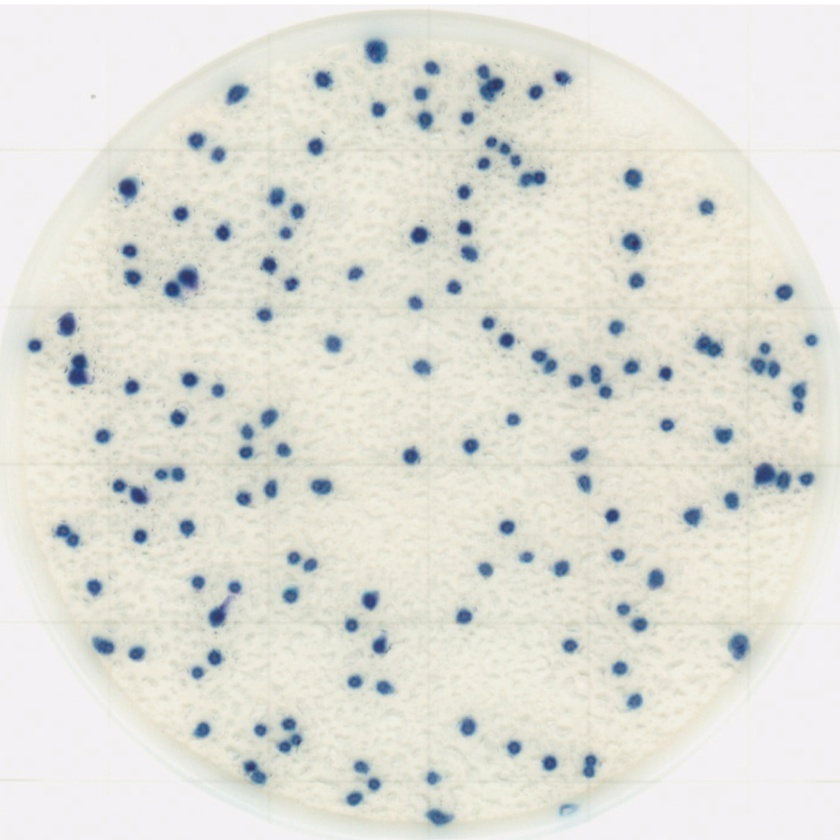
#> input picture sample/bakteri1.jpg, 840 x 840 px, shrunk from 2000 x 2000 before the run
$ python -i colony_counter.py   (imports and definitions only)
#> lines starting #> are read from the running program, lines starting #| are printed output that depends on the picture; after the words box and inside, x2 and y2 are one past the last pixel; in counts of white or black regions, pixels touching at a corner belong together
import cv2
import numpy as np
import matplotlib.pyplot as plt
from tkinter import Tk, filedialog, Button, Label
from tkinter import messagebox

# Fungsi untuk memproses gambar dan menghitung koloni
def count_colonies(image_path):
    # Membaca gambar
#> called with image_path = 'sample/bakteri1.jpg'
    image = cv2.imread(image_path)
#> image is the input picture: shape (840, 840, 3); mean B, G, R 216, 223.5, 223.2

    # Konversi gambar ke grayscale
    gray_image = cv2.cvtColor(image, cv2.COLOR_BGR2GRAY)
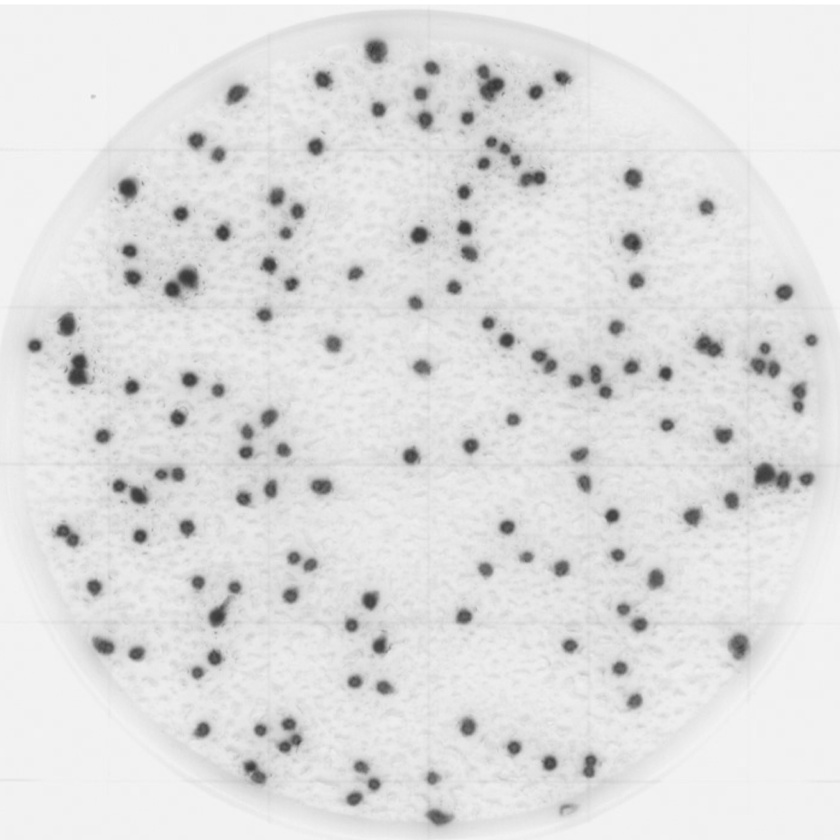
#> gray_image: shape (840, 840); min 54, max 255, mean 222.6

    # Mengurangi noise dengan Gaussian Blur
    blurred_image = cv2.GaussianBlur(gray_image, (11, 11), 0)

    # Thresholding untuk membuat gambar biner
    _, binary_image = cv2.threshold(blurred_image, 120, 255, cv2.THRESH_BINARY_INV)
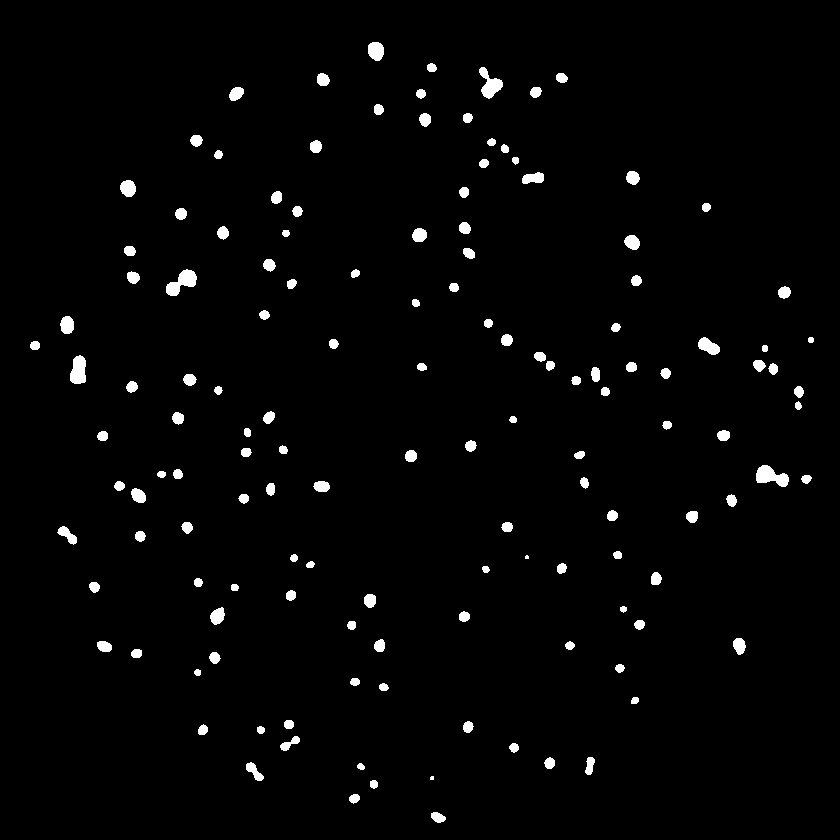
#> binary_image: shape (840, 840); 2% white; 139 white regions (2 under 20 px)

    # Mendeteksi kontur (koloni bakteri)
    contours, _ = cv2.findContours(binary_image, cv2.RETR_EXTERNAL, cv2.CHAIN_APPROX_SIMPLE)
#> contours = 139 contours, 2 with area under 20; largest, box (x1, y1, x2, y2) and area: (756, 465, 789, 487) 392, (166, 269, 197, 296) 391, (479, 67, 503, 99) 340, (70, 355, 86, 384) 335, (368, 42, 384, 61) 222

    # Menghitung jumlah koloni
    colony_count = len(contours)
#> colony_count = 139

    # Gambar kontur di atas gambar asli
    output_image = image.copy()

    # Menambahkan anotasi jumlah koloni di samping setiap kontur
    for i, contour in enumerate(contours):
        # Menghitung posisi titik pusat kontur
        M = cv2.moments(contour)
        if M["m00"] != 0:
            cX = int(M["m10"] / M["m00"])
            cY = int(M["m01"] / M["m00"])

            # # Menambahkan anotasi teks dengan ukuran dan ketebalan yang dapat disesuaikan
            # cv2.putText(output_image, str(i+1), (cX + 5, cY - 5),
            #             cv2.FONT_HERSHEY_SIMPLEX, 1, (255, 0, 0), 2, cv2.LINE_AA)

        # Gambar kontur di atas gambar output
        cv2.drawContours(output_image, [contour], -1, (0, 255, 0), 2)
#> this loop made 139 passes
#> (cX, cY) on passes 1 to 12: (437, 816), (354, 798), (373, 783), (431, 777), (360, 766), (254, 771), (589, 765), (549, 762), (513, 747), (289, 743), (260, 729), (202, 729)
#> cX on pass 100: 453
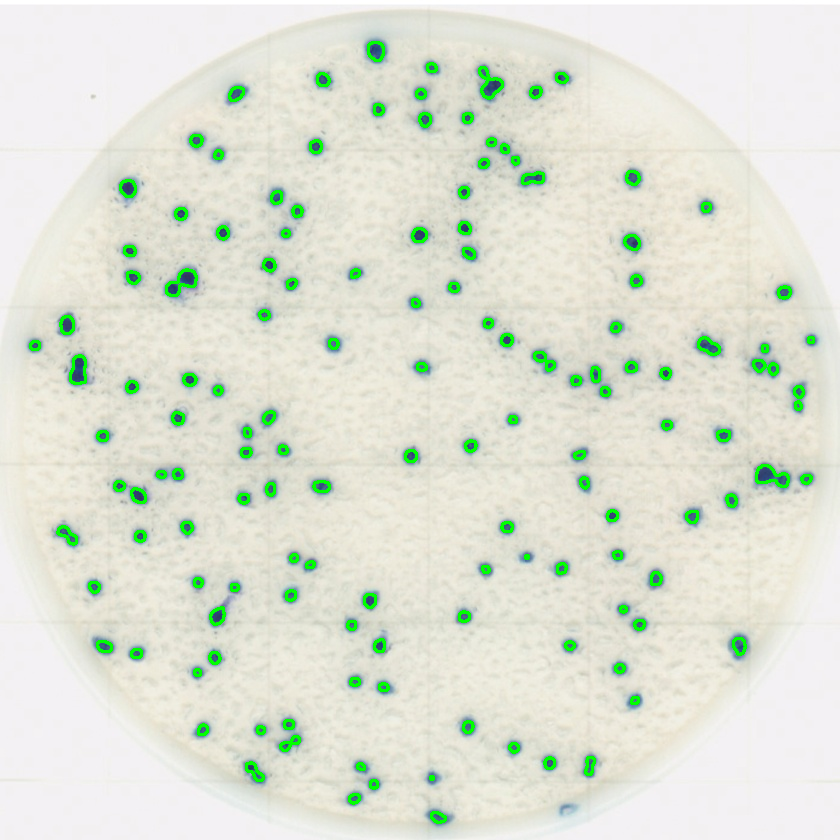
#> output_image: shape (840, 840, 3); 2.22% of pixels changed, all inside (x1, y1, x2, y2) = (29, 41, 815, 824)

    return colony_count, binary_image, output_image

# Fungsi untuk membuka dialog pemilihan gambar dan menghitung koloni
def open_file():
    # Membuka dialog untuk memilih file gambar
    file_path = filedialog.askopenfilename(title="Pilih Gambar", filetypes=[("Image Files", "*.jpg;*.jpeg;*.png")])

    if file_path:
        try:
            # Hitung koloni untuk gambar yang dipilih
            colony_count, binary_image, output_image = count_colonies(file_path)

            # Menampilkan hasil di console
            print(f"Jumlah koloni yang terdeteksi: {colony_count}")

            # Tampilkan gambar dengan hasil perhitungan
            plt.figure(figsize=(15, 7))

            # Judul untuk gambar hasil
            plt.title(f"Jumlah koloni yang terdeteksi: {colony_count}")
            plt.imshow(cv2.cvtColor(output_image, cv2.COLOR_BGR2RGB))
            plt.axis('off')
            plt.tight_layout()
            plt.show()
        except Exception as e:
            # Menampilkan pesan error jika ada masalah dengan pemrosesan gambar
            messagebox.showerror("Error", f"Gagal memproses gambar: {e}")
    else:
        messagebox.showwarning("Peringatan", "Tidak ada gambar yang dipilih!")

# Membuat jendela Tkinter
# [3 lines not run here, left out]

# Label instruksi
# [1 line that did not run here, left out]
# [1 line not run here, left out]

# Tombol untuk memilih gambar dan menghitung koloni
# [1 line that did not run here, left out]
# [4 lines not run here, left out]

>>> result = count_colonies('sample/bakteri1.jpg')

$ run again, on sample/bakteri2.jpg
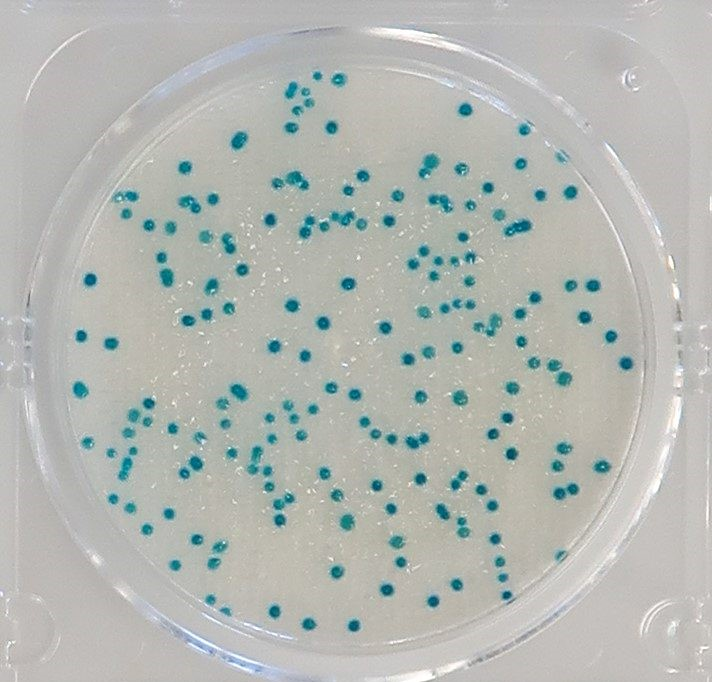
#> input picture sample/bakteri2.jpg, 712 x 682 px
#> in count_colonies, image is the input picture: shape (682, 712, 3); mean B, G, R 179, 183.3, 178.8
#> in count_colonies, `_, binary_image = cv2.threshold(blurred_image, 120, 255, cv2.THRESH_BI..`:
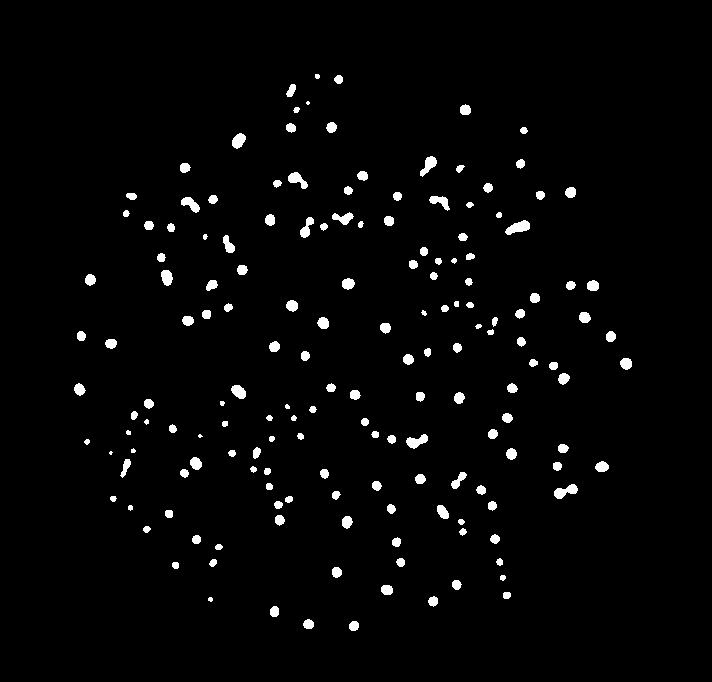
#> binary_image: shape (682, 712); 2.4% white; 165 white regions (4 under 20 px)
#> contours = 165 contours, 18 with area under 20; largest, box (x1, y1, x2, y2) and area: (505, 220, 530, 235) 192, (554, 484, 578, 499) 170, (406, 434, 428, 449) 158, (420, 156, 437, 177) 149, (288, 172, 308, 189) 148
#> colony_count = 165
#> the loop in count_colonies, `for i, contour in enumerate(contours):` made 165 passes
#> (cX, cY) on passes 1 to 8: (353, 625), (308, 623), (274, 611), (210, 598), (432, 600), (506, 594), (386, 589), (456, 584)
#> after the loop in count_colonies, `for i, contour in enumerate(contours):`:
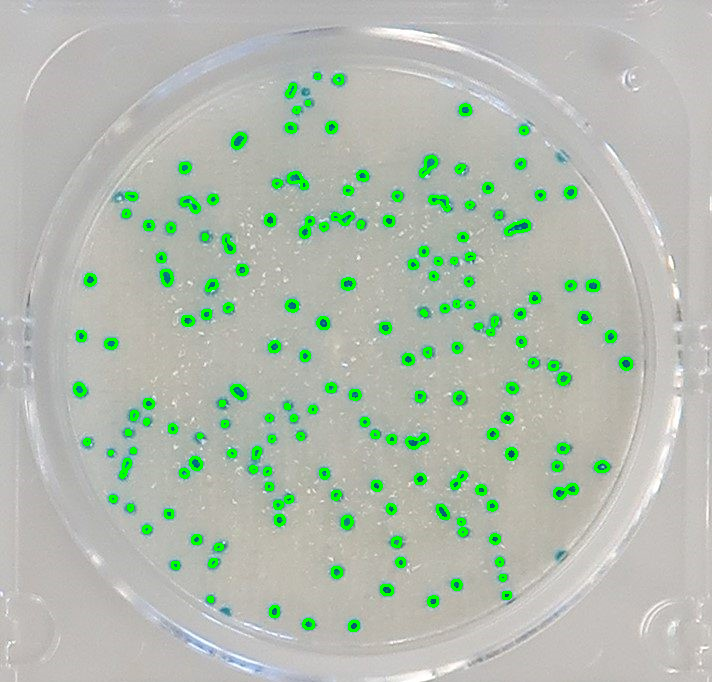
#> output_image: shape (682, 712, 3); 3.13% of pixels changed, all inside (x1, y1, x2, y2) = (73, 73, 633, 632)
